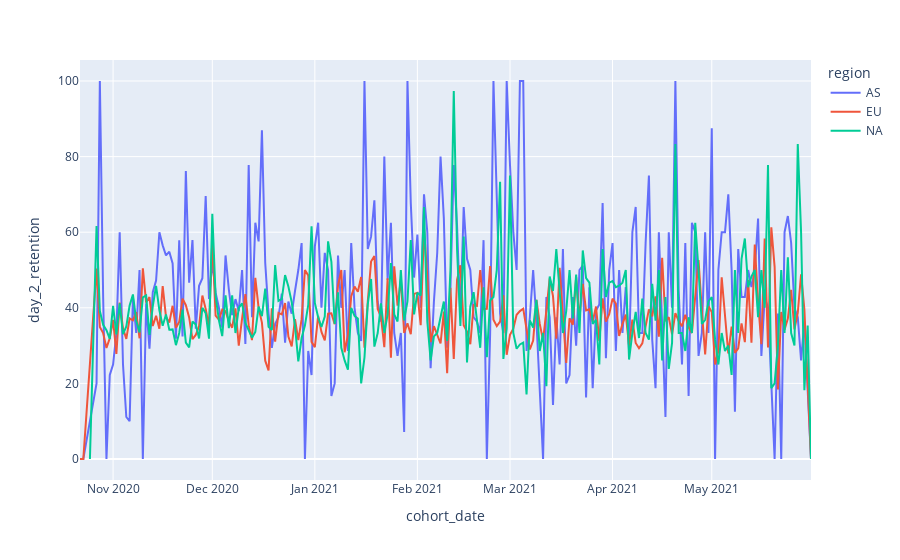

This figure's notebook cell:
### Markdown cell above
Уберем регионы в которых данные нестабильны

### Code cell
retention = retention[retention['region'].isin(['AS', 'EU', 'NA'])]
fig = px.line(retention, x='cohort_date', y='day_2_retention', color='region').show()

### Figure 1 — Plotly figure (JSON) as saved in the notebook; plotly's stock layout.template omitted (floating-point values rounded to 4 significant figures; data arrays with more than 128 entries replaced by an {"elided": "..."} marker saying what was removed)
{"data": [{"hovertemplate": "region=AS<br>cohort_date=%{x}<br>day_2_retention=%{y}<extra></extra>", "legendgroup": "AS", "line": {"color": "#636efa", "dash": "solid"}, "marker": {"symbol": "circle"}, "mode": "lines", "name": "AS", "orientation": "v", "showlegend": true, "type": "scatter", "x": {"elided": "218 str values"}, "xaxis": "x", "y": {"elided": "218 float values"}, "yaxis": "y"}, {"hovertemplate": "region=EU<br>cohort_date=%{x}<br>day_2_retention=%{y}<extra></extra>", "legendgroup": "EU", "line": {"color": "#EF553B", "dash": "solid"}, "marker": {"symbol": "circle"}, "mode": "lines", "name": "EU", "orientation": "v", "showlegend": true, "type": "scatter", "x": {"elided": "219 str values"}, "xaxis": "x", "y": {"elided": "219 float values"}, "yaxis": "y"}, {"hovertemplate": "region=NA<br>cohort_date=%{x}<br>day_2_retention=%{y}<extra></extra>", "legendgroup": "NA", "line": {"color": "#00cc96", "dash": "solid"}, "marker": {"symbol": "circle"}, "mode": "lines", "name": "NA", "orientation": "v", "showlegend": true, "type": "scatter", "x": {"elided": "218 str values"}, "xaxis": "x", "y": {"elided": "218 float values"}, "yaxis": "y"}], "layout": {"legend": {"title": {"text": "region"}, "tracegroupgap": 0}, "margin": {"t": 60}, "xaxis": {"anchor": "y", "domain": [0, 1], "title": {"text": "cohort_date"}}, "yaxis": {"anchor": "x", "domain": [0, 1], "title": {"text": "day_2_retention"}}}}
